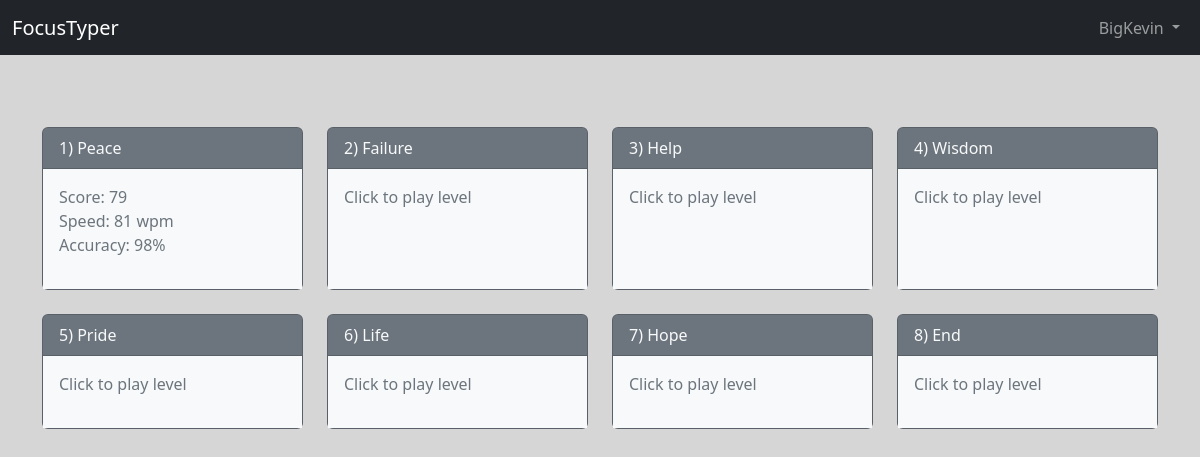
/ (signed in), run on the app's committed database.
### my_app/models.py (models this page shows, shortened)
class Level(models.Model):
    level_number = models.IntegerField(unique=True, default=None)
    level_title = models.CharField(max_length=50)
    level_text = models.CharField(max_length=500)

class User_Level_Record(models.Model):
    user = models.ForeignKey(User, on_delete=models.CASCADE, default=None)
    level = models.ForeignKey(Level, on_delete=models.CASCADE, default=None)
    accuracy = models.IntegerField(default=0)
    speed = models.IntegerField(default=0)
    score = models.IntegerField(default=0)

### my_app/views.py (the view)
# urls.py: 2. Add a URL to urlpatterns:  path('', views.home, name='home')
def home(request):
    levels = Level.objects.all()
    records = []
    user = request.user
    for level in levels:
        if user.is_authenticated:
            try:
                record = User_Level_Record.objects.get(level=level, user=user)
                records.append({'level': level, 'record': record})
            except User_Level_Record.DoesNotExist:
                records.append({'level': level, 'record': None})
        else:
            records.append({'level': level, 'record': None})
    context = {
        'records':records
    }
    return render(request, 'home.html', context)

### my_app/templates/home.html
{% extends 'base.html' %}
{% block content %}
	{% include 'navbar.html' %}
	<div class="container">
		<br><br><br>
		<div class="row row-cols-1 row-cols-md-4 g-4">
			{% for record in records %}
				<div class="col">
					<a href="{% url 'play' record.level.level_number %}" class="text-decoration-none">
						<div class="card text-bg-secondary mb-3 h-100">
							<div class="card-header bg-secondary text-light">
								{{record.level.level_number}}) {{record.level.level_title}}
							</div>
							<div class="card-body bg-light text-secondary">
								{% if record.record %}
									<div id="card-score" class="card-text">Score: {{ record.record.score }}</div>
									<div class="card-text">Speed: {{ record.record.speed }} wpm</div>
									<div class="card-text">Accuracy: {{ record.record.accuracy }}%</div>
								{% else %}
									<div class="card-text">Click to play level</div>
								{% endif %}
							</div>
						</div>
					</a>
				</div>
			{% endfor %}
		</div>
	</div>
{% endblock %}

### my_app/templates/navbar.html (shortened to what this page needs)
<nav class="navbar navbar-expand bg-dark navbar-dark">
	<div class="container-fluid">
		<a class="navbar-brand" href="{% url 'home' %}">FocusTyper</a>
		<div class="justify-content-end" id="navbarNav">
			{% if user.is_authenticated %}
			<ul class="navbar-nav">
				<li class="nav-item dropdown">
					<a class="nav-link dropdown-toggle" role="button" data-bs-toggle="dropdown" aria-expanded="false">
						{{user.username}}
					</a>
				</li>
			</ul>
			{% endif %}
		</div>
	</div>
</nav>

### my_app/static/css/base.css (style rules this page uses)
body { height: 100vh; background-color: rgb(214, 214, 214); font-size: 16px; }

### my_app/static/css/play.css (style rules this page uses)
html, nav { height: 55px; }

### my_app/static/css/home.css (style rules this page uses)
.card { transition: transform 0.2s ease-in-out; }

### data on the page
Level: level.level_number "1", level.level_title "Peace", record.score "79", record.speed "81", record.accuracy "98"
Level: level.level_number "2", level.level_title "Failure", shows "Click to play level"
Level: level.level_number "3", level.level_title "Help", shows "Click to play level"
Level: level.level_number "4", level.level_title "Wisdom", shows "Click to play level"
Level: level.level_number "5", level.level_title "Pride", shows "Click to play level"
Level: level.level_number "6", level.level_title "Life", shows "Click to play level"
Level: level.level_number "7", level.level_title "Hope", shows "Click to play level"
Level: level.level_number "8", level.level_title "End", shows "Click to play level"

### other printed values
{{ user.username }} "BigKevin"
